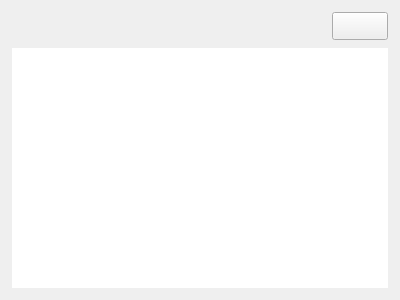
<?xml version="1.0" encoding="UTF-8"?>
<ui version="4.0">
 <class>RealCurveWidget</class>
 <widget class="QWidget" name="RealCurveWidget">
  <property name="geometry">
   <rect>
    <x>0</x>
    <y>0</y>
    <width>400</width>
    <height>300</height>
   </rect>
  </property>
  <property name="windowTitle">
   <string>Form</string>
  </property>
  <layout class="QVBoxLayout" name="verticalLayout">
   <property name="spacing">
    <number>8</number>
   </property>
   <property name="leftMargin">
    <number>12</number>
   </property>
   <property name="topMargin">
    <number>12</number>
   </property>
   <property name="rightMargin">
    <number>12</number>
   </property>
   <property name="bottomMargin">
    <number>12</number>
   </property>
   <item>
    <layout class="QHBoxLayout" name="horizontalLayoutTitle">
     <property name="spacing">
      <number>6</number>
     </property>
     <item>
      <widget class="QLabel" name="labelTitleBar">
       <property name="minimumSize">
        <size>
         <width>3</width>
         <height>14</height>
        </size>
       </property>
       <property name="maximumSize">
        <size>
         <width>3</width>
         <height>14</height>
        </size>
       </property>
       <property name="text">
        <string/>
       </property>
      </widget>
     </item>
     <item>
      <widget class="QLabel" name="labelTitle">
       <property name="text">
        <string/>
       </property>
      </widget>
     </item>
     <item>
      <widget class="QLabel" name="labelSubtitle">
       <property name="text">
        <string/>
       </property>
      </widget>
     </item>
     <item>
      <spacer name="horizontalSpacerTitle">
       <property name="orientation">
        <enum>Qt::Orientation::Horizontal</enum>
       </property>
       <property name="sizeHint" stdset="0">
        <size>
         <width>20</width>
         <height>20</height>
        </size>
       </property>
      </spacer>
     </item>
     <item>
      <widget class="QLabel" name="labelLegendDashTemp">
       <property name="minimumSize">
        <size>
         <width>12</width>
         <height>2</height>
        </size>
       </property>
       <property name="maximumSize">
        <size>
         <width>12</width>
         <height>2</height>
        </size>
       </property>
       <property name="text">
        <string/>
       </property>
      </widget>
     </item>
     <item>
      <widget class="QLabel" name="labelLegendTemp">
       <property name="text">
        <string/>
       </property>
       <property name="role" stdset="0">
        <string>legend</string>
       </property>
      </widget>
     </item>
     <item>
      <spacer name="spacerLegend1">
       <property name="orientation">
        <enum>Qt::Orientation::Horizontal</enum>
       </property>
       <property name="sizeType">
        <enum>QSizePolicy::Policy::Fixed</enum>
       </property>
       <property name="sizeHint" stdset="0">
        <size>
         <width>8</width>
         <height>10</height>
        </size>
       </property>
      </spacer>
     </item>
     <item>
      <widget class="QLabel" name="labelLegendDashPress">
       <property name="minimumSize">
        <size>
         <width>12</width>
         <height>2</height>
        </size>
       </property>
       <property name="maximumSize">
        <size>
         <width>12</width>
         <height>2</height>
        </size>
       </property>
       <property name="text">
        <string/>
       </property>
      </widget>
     </item>
     <item>
      <widget class="QLabel" name="labelLegendPress">
       <property name="text">
        <string/>
       </property>
       <property name="role" stdset="0">
        <string>legend</string>
       </property>
      </widget>
     </item>
     <item>
      <spacer name="spacerLegend2">
       <property name="orientation">
        <enum>Qt::Orientation::Horizontal</enum>
       </property>
       <property name="sizeType">
        <enum>QSizePolicy::Policy::Fixed</enum>
       </property>
       <property name="sizeHint" stdset="0">
        <size>
         <width>8</width>
         <height>10</height>
        </size>
       </property>
      </spacer>
     </item>
     <item>
      <widget class="QLabel" name="labelLegendDashFlow">
       <property name="minimumSize">
        <size>
         <width>12</width>
         <height>2</height>
        </size>
       </property>
       <property name="maximumSize">
        <size>
         <width>12</width>
         <height>2</height>
        </size>
       </property>
       <property name="text">
        <string/>
       </property>
      </widget>
     </item>
     <item>
      <widget class="QLabel" name="labelLegendFlow">
       <property name="text">
        <string/>
       </property>
       <property name="role" stdset="0">
        <string>legend</string>
       </property>
      </widget>
     </item>
     <item>
      <spacer name="spacerLegend3">
       <property name="orientation">
        <enum>Qt::Orientation::Horizontal</enum>
       </property>
       <property name="sizeType">
        <enum>QSizePolicy::Policy::Fixed</enum>
       </property>
       <property name="sizeHint" stdset="0">
        <size>
         <width>8</width>
         <height>10</height>
        </size>
       </property>
      </spacer>
     </item>
     <item>
      <widget class="QLabel" name="labelLegendDashLevel">
       <property name="minimumSize">
        <size>
         <width>12</width>
         <height>2</height>
        </size>
       </property>
       <property name="maximumSize">
        <size>
         <width>12</width>
         <height>2</height>
        </size>
       </property>
       <property name="text">
        <string/>
       </property>
      </widget>
     </item>
     <item>
      <widget class="QLabel" name="labelLegendLevel">
       <property name="text">
        <string/>
       </property>
       <property name="role" stdset="0">
        <string>legend</string>
       </property>
      </widget>
     </item>
     <item>
      <spacer name="spacerLegend4">
       <property name="orientation">
        <enum>Qt::Orientation::Horizontal</enum>
       </property>
       <property name="sizeType">
        <enum>QSizePolicy::Policy::Fixed</enum>
       </property>
       <property name="sizeHint" stdset="0">
        <size>
         <width>10</width>
         <height>10</height>
        </size>
       </property>
      </spacer>
     </item>
     <item>
      <widget class="QPushButton" name="pushButtonPause">
       <property name="minimumSize">
        <size>
         <width>56</width>
         <height>28</height>
        </size>
       </property>
       <property name="cursor">
        <cursorShape>PointingHandCursor</cursorShape>
       </property>
       <property name="text">
        <string/>
       </property>
      </widget>
     </item>
    </layout>
   </item>
   <item>
    <widget class="QChartView" name="chartView">
     <property name="minimumSize">
      <size>
       <width>0</width>
       <height>180</height>
      </size>
     </property>
     <property name="sizePolicy">
      <sizepolicy hsizetype="Expanding" vsizetype="Expanding">
       <horstretch>0</horstretch>
       <verstretch>1</verstretch>
      </sizepolicy>
     </property>
     <property name="frameShape">
      <enum>QFrame::Shape::NoFrame</enum>
     </property>
    </widget>
   </item>
  </layout>
 </widget>
 <customwidgets>
  <customwidget>
   <class>QChartView</class>
   <extends>QGraphicsView</extends>
   <header>QtCharts/QChartView</header>
  </customwidget>
 </customwidgets>
 <resources/>
 <connections/>
</ui>
